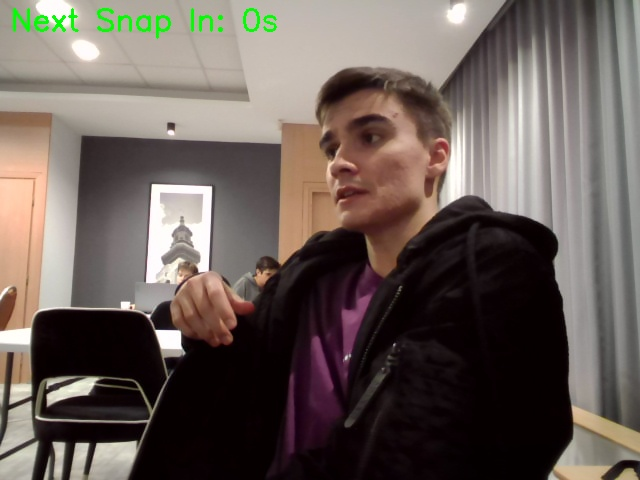
#> input picture ml/model/posture_images_data/img126_3.jpg, 640 x 480 px; its folder holds only this picture in this run
$ python augment.py
#> lines starting #> are read from the running program, lines starting #| are printed output that depends on the picture
#> further down, image is the input picture: shape (480, 640, 3); mean B, G, R 88.4, 94.5, 105.6
import os
import cv2  # OpenCV for image reading and writing
import random
import numpy as np
# Define paths
input_dir = 'posture_images_data'       # Directory containing the original images
output_dir = 'augmented_data'     # Directory to save augmented images

# Ensure the output directory exists
os.makedirs(output_dir, exist_ok=True)

# Placeholder for your augmentation function
def augment_image(image):
    def rotate_image(image, angle):
#> called with angle = 4.03
        (h, w) = image.shape[:2]
#> h = 480; w = 640
        center = (w // 2, h // 2)
#> center = (320, 240)
        M = cv2.getRotationMatrix2D(center, angle, 1.0)
        return cv2.warpAffine(image, M, (w, h))
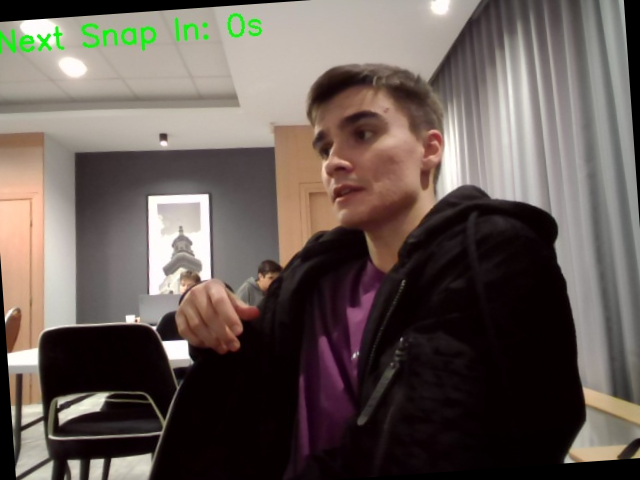
#> returned value: shape (480, 640, 3); mean of channels 0, 1, 2 84.9, 90.7, 101.6; drawn as B, G, R

    def add_gaussian_noise(image, mean=0, std=1):
#> called with mean = 0, std = 0.3
        noise = np.random.normal(mean, std, image.shape).astype(np.uint8)
        return cv2.add(image, noise)
    # Randomly apply rotation
    if random.choice([True, False]):
        image = rotate_image(image, angle=random.uniform(-5, -1))
    else:
        image = rotate_image(image, angle=random.uniform(1, 5))
    # Randomly apply Gaussian noise
    #else:
    image = add_gaussian_noise(image, mean=0, std=0.3)

    return image
# Process each .jpg file in the input directory
for filename in os.listdir(input_dir):
    if filename.lower().endswith('.jpg'):
        # Load the image
        image_path = os.path.join(input_dir, filename)
        image = cv2.imread(image_path)

        # Skip if image couldn't be loaded
        if image is None:
            print(f"Warning: Could not read {filename}. Skipping.")
            continue

        # Apply the augmentation function
        augmented_image = augment_image(image)

        # Construct new filename with the prefix "a"
        new_filename = f"a{filename}"
        output_path = os.path.join(output_dir, new_filename)

        # Save the augmented image to the output directory
        cv2.imwrite(output_path, augmented_image)
        output_path = os.path.join(output_dir, filename)

        # Save the augmented image to the output directory
        cv2.imwrite(output_path, image)
        print(f"Saved augmented image: {output_path}")

$ run again, on ml/model/posture_images_data/img146_3.jpg
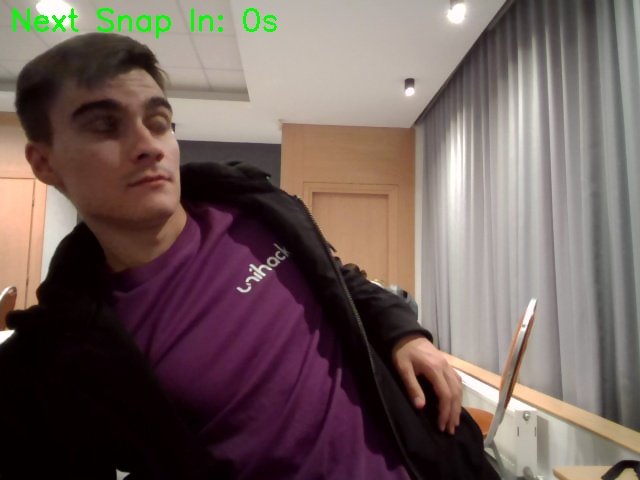
#> input picture ml/model/posture_images_data/img146_3.jpg, 640 x 480 px
#> image is the input picture: shape (480, 640, 3); mean B, G, R 92.1, 95.6, 112.6
#> in rotate_image, `return cv2.warpAffine(image, M, (w, h))`:
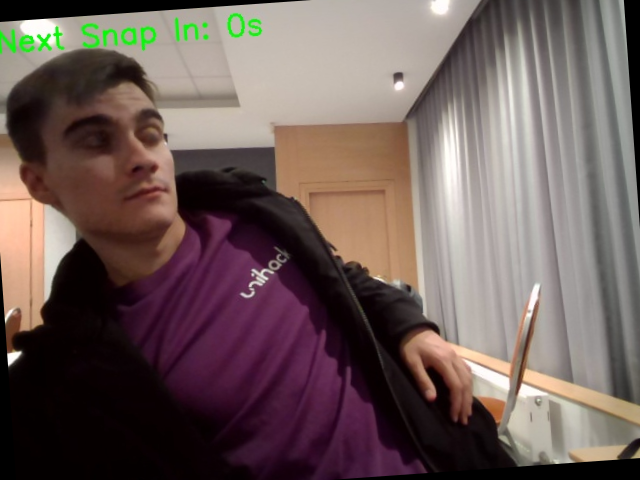
#> returned value: shape (480, 640, 3); mean of channels 0, 1, 2 89.6, 92.8, 109.6; drawn as B, G, R

$ run again, on ml/model/posture_images_data/img154_0.jpg
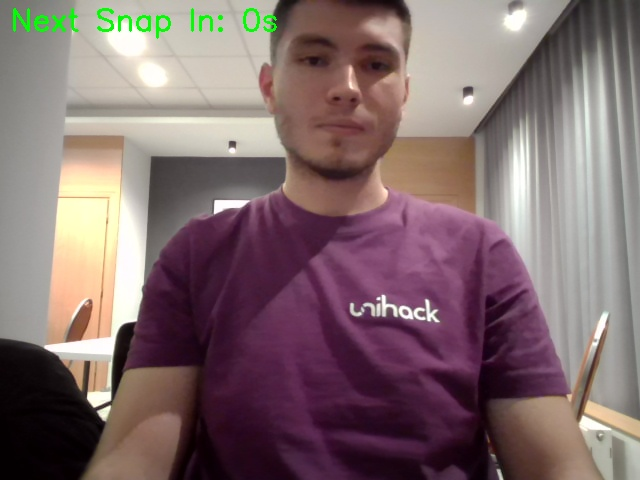
#> input picture ml/model/posture_images_data/img154_0.jpg, 640 x 480 px
#> image is the input picture: shape (480, 640, 3); mean B, G, R 109.6, 108.4, 128.8
#> in rotate_image, `return cv2.warpAffine(image, M, (w, h))`:
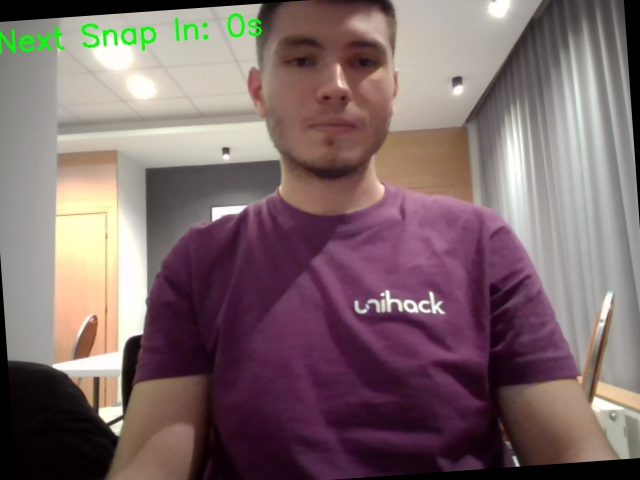
#> returned value: shape (480, 640, 3); mean of channels 0, 1, 2 106.4, 105, 125.2; drawn as B, G, R

$ run again, on ml/model/posture_images_data/img15_0.jpg
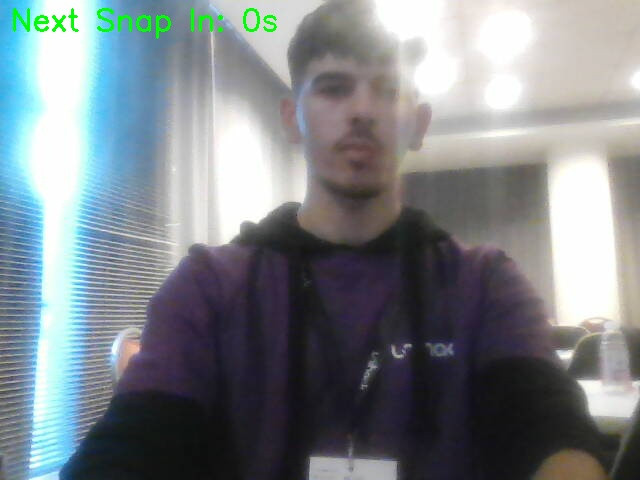
#> input picture ml/model/posture_images_data/img15_0.jpg, 640 x 480 px
#> image is the input picture: shape (480, 640, 3); mean B, G, R 137.2, 132.7, 125.6
#> in rotate_image, `return cv2.warpAffine(image, M, (w, h))`:
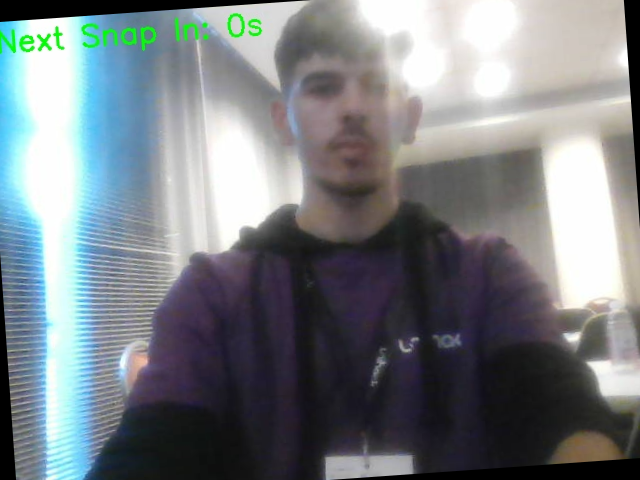
#> returned value: shape (480, 640, 3); mean of channels 0, 1, 2 132, 127.7, 121.4; drawn as B, G, R

$ run again, on ml/model/posture_images_data/img133_2.jpg
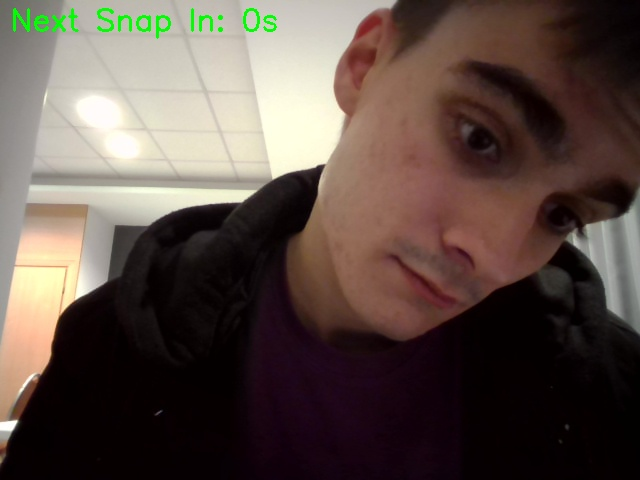
#> input picture ml/model/posture_images_data/img133_2.jpg, 640 x 480 px
#> image is the input picture: shape (480, 640, 3); mean B, G, R 70.5, 77.9, 92.2
#> in rotate_image, `return cv2.warpAffine(image, M, (w, h))`:
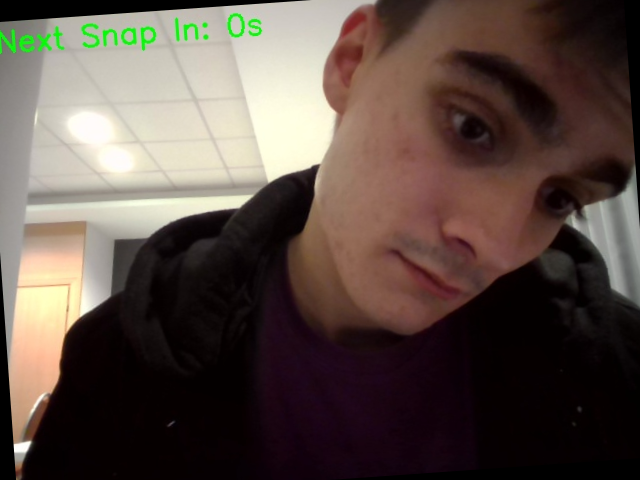
#> returned value: shape (480, 640, 3); mean of channels 0, 1, 2 69.4, 76.6, 90.7; drawn as B, G, R
